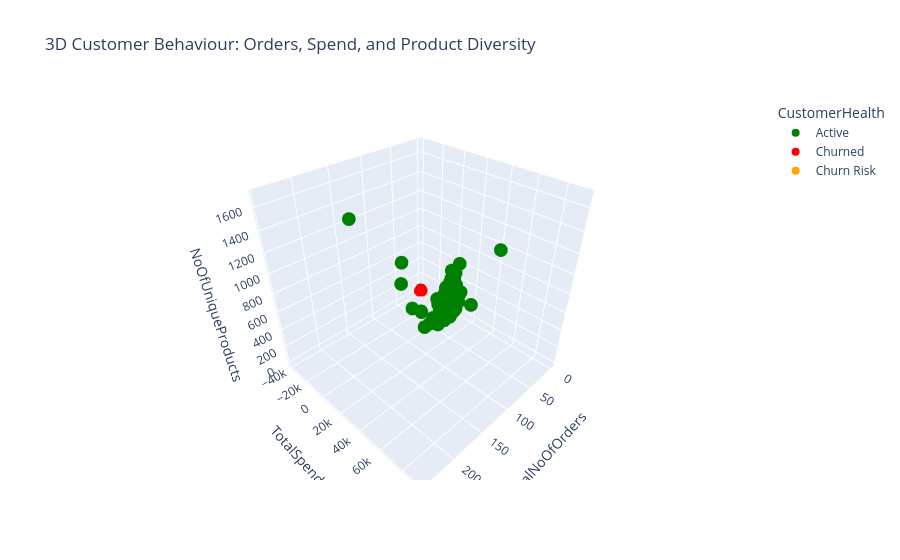

The cell this chart's notebook holds for it:
### Markdown cell above
The graph above clearly shows a clear clustering of orders, most customers can be described as ordering <50 times with active customers generally having spent a little more money than the churn or churn risk customers, showing these customers are engaging less with the business. Once again this visualisation is limited by the time frame of this dataset, as a longer time period could paint a different picture.

### Code cell
import plotly.express as px

fig = px.scatter_3d(
    customer_df,
    x="TotalNoOfOrders",
    y="TotalSpend",
    z="NoOfUniqueProducts",
    color="CustomerHealth",
    color_discrete_map={
        "Active": "green",
        "Churn Risk": "orange",
        "Churned": "red"
    },
    title="3D Customer Behaviour: Orders, Spend, and Product Diversity"
)

fig.show()

### Figure 1 — Plotly figure (JSON) as saved in the notebook; plotly's stock layout.template omitted (floating-point values rounded to 4 significant figures; data arrays with more than 128 entries replaced by an {"elided": "..."} marker saying what was removed)
{"data": [{"hovertemplate": "CustomerHealth=Active<br>TotalNoOfOrders=%{x}<br>TotalSpend=%{y}<br>NoOfUniqueProducts=%{z}<extra></extra>", "legendgroup": "Active", "marker": {"color": "green", "symbol": "circle"}, "mode": "markers", "name": "Active", "scene": "scene", "showlegend": true, "type": "scatter3d", "x": {"elided": "2782 int values"}, "y": {"elided": "2782 float values"}, "z": {"elided": "2782 int values"}}, {"hovertemplate": "CustomerHealth=Churned<br>TotalNoOfOrders=%{x}<br>TotalSpend=%{y}<br>NoOfUniqueProducts=%{z}<extra></extra>", "legendgroup": "Churned", "marker": {"color": "red", "symbol": "circle"}, "mode": "markers", "name": "Churned", "scene": "scene", "showlegend": true, "type": "scatter3d", "x": {"elided": "1224 int values"}, "y": {"elided": "1224 float values"}, "z": {"elided": "1224 int values"}}, {"hovertemplate": "CustomerHealth=Churn Risk<br>TotalNoOfOrders=%{x}<br>TotalSpend=%{y}<br>NoOfUniqueProducts=%{z}<extra></extra>", "legendgroup": "Churn Risk", "marker": {"color": "orange", "symbol": "circle"}, "mode": "markers", "name": "Churn Risk", "scene": "scene", "showlegend": true, "type": "scatter3d", "x": {"elided": "249 int values"}, "y": {"elided": "249 float values"}, "z": {"elided": "249 int values"}}], "layout": {"legend": {"title": {"text": "CustomerHealth"}, "tracegroupgap": 0}, "scene": {"domain": {"x": [0, 1], "y": [0, 1]}, "xaxis": {"title": {"text": "TotalNoOfOrders"}}, "yaxis": {"title": {"text": "TotalSpend"}}, "zaxis": {"title": {"text": "NoOfUniqueProducts"}}}, "title": {"text": "3D Customer Behaviour: Orders, Spend, and Product Diversity"}}}
